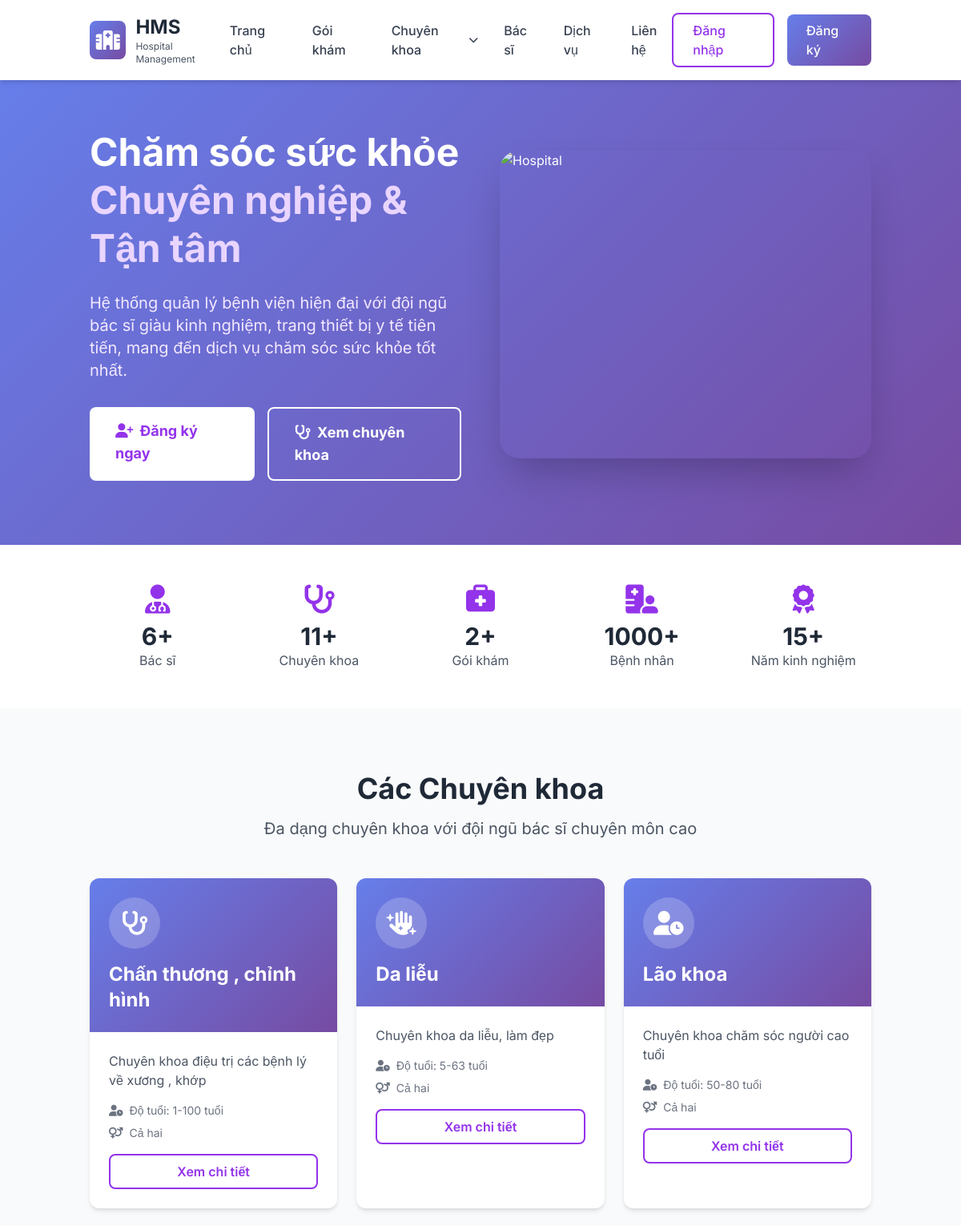
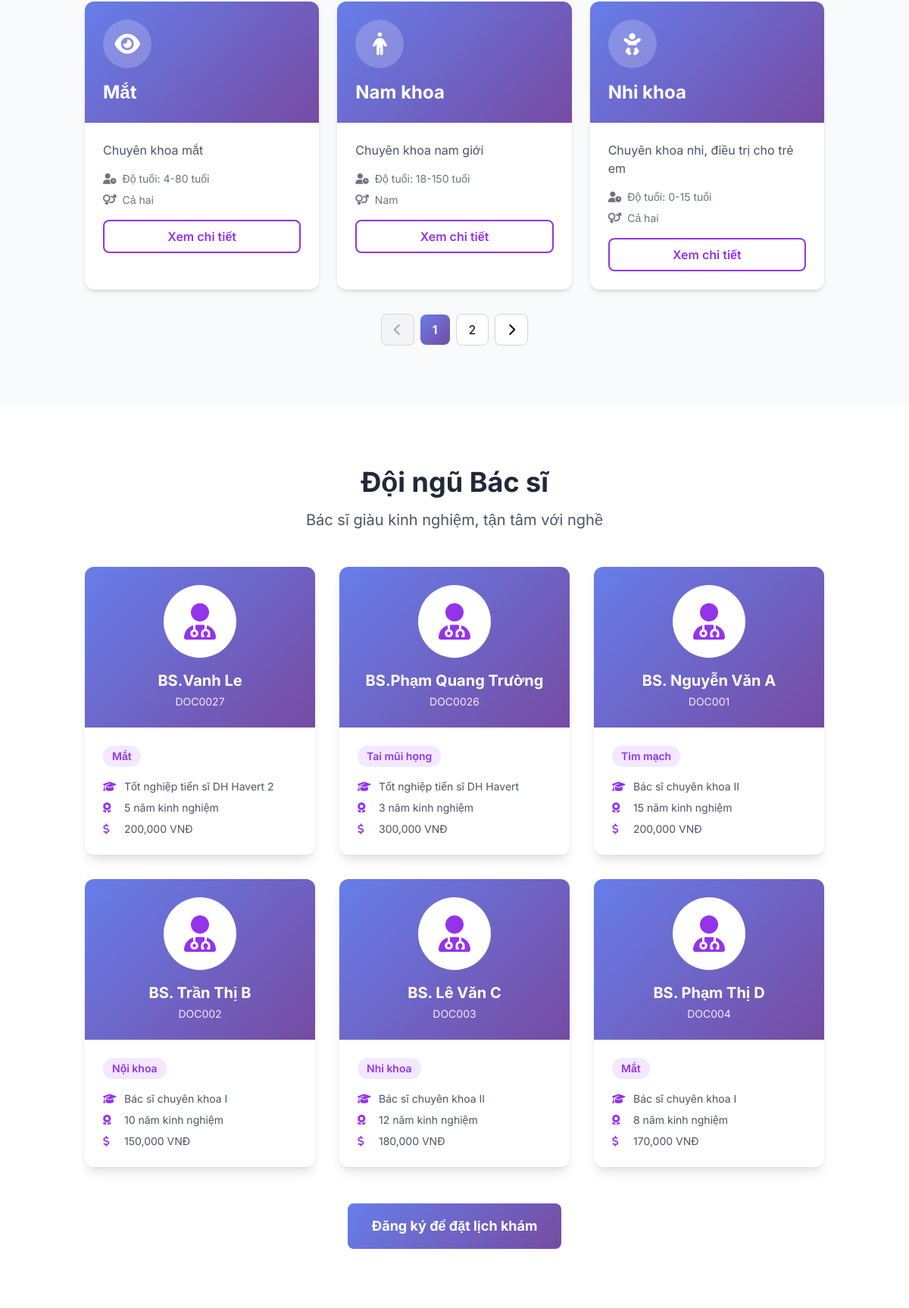
The page / (upper part) on the database its author committed (2 pictures, top to bottom).
### tables this page shows
CREATE TABLE `specializations` (
  `id` int(11) NOT NULL,
  `name` varchar(100) NOT NULL,
  `description` text DEFAULT NULL,
  `min_age` int(11) DEFAULT 0,
  `max_age` int(11) DEFAULT 150,
  `gender_requirement` enum('male','female','both') DEFAULT 'both',
  `icon` varchar(50) DEFAULT 'fa-stethoscope',
  `is_active` tinyint(1) DEFAULT 1,
  `created_at` timestamp NOT NULL DEFAULT current_timestamp(),
  `updated_at` timestamp NOT NULL DEFAULT current_timestamp() ON UPDATE current_timestamp()
);

CREATE TABLE `doctors` (
  `id` int(11) NOT NULL,
  `user_id` int(11) NOT NULL,
  `doctor_code` varchar(20) NOT NULL,
  `specialization_id` int(11) NOT NULL,
  `license_number` varchar(50) NOT NULL,
  `qualification` text DEFAULT NULL,
  `experience_years` int(11) DEFAULT 0,
  `consultation_fee` decimal(10,2) DEFAULT 0.00,
  `available_days` varchar(100) DEFAULT NULL,
  `available_hours` varchar(50) DEFAULT NULL,
  `bio` text DEFAULT NULL,
  `education` text DEFAULT NULL,
  `certifications` text DEFAULT NULL,
  `languages` varchar(255) DEFAULT NULL,
  `rating` decimal(3,2) DEFAULT 0.00,
  `total_patients` int(11) DEFAULT 0,
  `is_available` tinyint(1) DEFAULT 1,
  `created_at` timestamp NOT NULL DEFAULT current_timestamp(),
  `updated_at` timestamp NOT NULL DEFAULT current_timestamp() ON UPDATE current_timestamp()
);

CREATE TABLE `users` (
  `id` int(11) NOT NULL,
  `username` varchar(50) NOT NULL,
  `email` varchar(100) NOT NULL,
  `password` varchar(255) NOT NULL,
  `full_name` varchar(100) NOT NULL,
  `phone` varchar(20) DEFAULT NULL,
  `date_of_birth` date DEFAULT NULL,
  `gender` enum('male','female','other') DEFAULT 'other',
  `address` text DEFAULT NULL,
  `avatar` varchar(255) DEFAULT NULL,
  `role` enum('admin','doctor','patient','staff','receptionist') DEFAULT 'patient',
  `is_active` tinyint(1) DEFAULT 1,
  `created_at` timestamp NOT NULL DEFAULT current_timestamp(),
  `updated_at` timestamp NOT NULL DEFAULT current_timestamp() ON UPDATE current_timestamp()
);

### app/Views/home/index.php (the view, shortened to what the rows shown need)
<section id="home" class="hero-gradient text-white py-20">
    <div class="container mx-auto px-6">
        <div class="grid grid-cols-1 md:grid-cols-2 gap-12 items-center">
            <div>
                <h1 class="text-5xl font-bold mb-6 leading-tight">
                    Chăm sóc sức khỏe<br>
                    <span class="text-purple-200">Chuyên nghiệp & Tận tâm</span>
                </h1>
            </div>
        </div>
    </div>
</section>
<section id="specializations" class="py-20 bg-gray-50">
    <div class="container mx-auto px-6">
        <div class="text-center mb-12">
            <h2 class="text-4xl font-bold text-gray-800 mb-4">Các Chuyên khoa</h2>
        </div>
        <div class="grid grid-cols-1 md:grid-cols-2 lg:grid-cols-3 gap-6 mb-8">
            <?php
            $page = isset($_GET['page']) ? (int)$_GET['page'] : 1;
            $perPage = 6;
            $offset = ($page - 1) * $perPage;
            $pagedSpecs = array_slice($specializations, $offset, $perPage);
            foreach ($pagedSpecs as $spec):
            ?>
            <div class="bg-white rounded-xl shadow-md overflow-hidden card-hover">
                <div class="gradient-bg p-6 text-white">
                    <div class="flex items-center justify-between mb-4">
                        <div class="w-16 h-16 bg-white bg-opacity-20 rounded-full flex items-center justify-center">
                            <i class="fas <?= $spec['icon'] ?> text-3xl"></i>
                        </div>
                    </div>
                    <h3 class="text-2xl font-bold"><?= htmlspecialchars($spec['name']) ?></h3>
                </div>
                <div class="p-6">
                    <p class="text-gray-600 mb-4"><?= htmlspecialchars($spec['description']) ?></p>
                    <div class="flex items-center text-sm text-gray-500 mb-2">
                        <i class="fas fa-user-clock mr-2"></i>
                        Độ tuổi: <?= $spec['min_age'] ?>-<?= $spec['max_age'] ?> tuổi
                    </div>
                    <div class="flex items-center text-sm text-gray-500 mb-4">
                        <i class="fas fa-venus-mars mr-2"></i>
                        <?php
                        $genderLabels = ['both' => 'Cả hai', 'male' => 'Nam', 'female' => 'Nữ'];
                        echo $genderLabels[$spec['gender_requirement']];
                        ?>
                    </div>
                    <a href="<?= APP_URL ?>/specializations/<?= $spec['id'] ?>"
                       class="block w-full text-center px-4 py-2 border-2 border-purple-600 text-purple-600 rounded-lg hover:bg-purple-50 transition font-semibold">
                        Xem chi tiết
                    </a>
                </div>
            </div>
            <?php endforeach; ?>
        </div>
    </div>
</section>
<section id="doctors" class="py-20 bg-white">
    <div class="container mx-auto px-6">
        <div class="text-center mb-12">
            <h2 class="text-4xl font-bold text-gray-800 mb-4">Đội ngũ Bác sĩ</h2>
        </div>
        <div class="grid grid-cols-1 md:grid-cols-2 lg:grid-cols-3 gap-8">
            <?php foreach ($featured_doctors as $doctor): ?>
            <div class="bg-white rounded-xl shadow-lg overflow-hidden card-hover">
                <div class="gradient-bg p-6 text-white text-center">
                    <div class="w-24 h-24 bg-white rounded-full flex items-center justify-center mx-auto mb-4">
                        <i class="fas fa-user-md text-5xl text-purple-600"></i>
                    </div>
                    <h3 class="text-xl font-bold"><?= htmlspecialchars($doctor['full_name']) ?></h3>
                    <p class="text-purple-100 text-sm mt-1"><?= htmlspecialchars($doctor['doctor_code']) ?></p>
                </div>
                <div class="p-6">
                    <div class="mb-4">
                        <span class="inline-block px-3 py-1 bg-purple-100 text-purple-600 rounded-full text-sm font-semibold">
                            <?= htmlspecialchars($doctor['specialization']) ?>
                        </span>
                    </div>
                    <div class="space-y-2 text-sm text-gray-600">
                        <div class="flex items-center">
                            <i class="fas fa-graduation-cap text-purple-600 w-5 mr-2"></i>
                            <?= htmlspecialchars($doctor['qualification']) ?>
                        </div>
                        <div class="flex items-center">
                            <i class="fas fa-award text-purple-600 w-5 mr-2"></i>
                            <?= $doctor['experience_years'] ?> năm kinh nghiệm
                        </div>
                        <div class="flex items-center">
                            <i class="fas fa-dollar-sign text-purple-600 w-5 mr-2"></i>
                            <?= number_format($doctor['consultation_fee']) ?> VNĐ
                        </div>
                    </div>
                </div>
            </div>
            <?php endforeach; ?>
        </div>
    </div>
</section>
<?php
require_once APP_PATH . '/Views/layouts/landing.php';
?>

### rows shown on the page
specializations: name "Chấn thương , chỉnh hình", description "Chuyên khoa điệu trị các bệnh lý về xương , khớp", min_age "1", max_age "100", gender_requirement "Cả hai"
specializations: name "Da liễu", description "Chuyên khoa da liễu, làm đẹp", min_age "5", max_age "63", gender_requirement "Cả hai"
specializations: name "Lão khoa", description "Chuyên khoa chăm sóc người cao tuổi", min_age "50", max_age "80", gender_requirement "Cả hai"
specializations: name "Mắt", description "Chuyên khoa mắt", min_age "4", max_age "80", gender_requirement "Cả hai"
specializations: name "Nam khoa", description "Chuyên khoa nam giới", min_age "18", max_age "150", gender_requirement "Nam"
specializations: name "Nhi khoa", description "Chuyên khoa nhi, điều trị cho trẻ em", min_age "0", max_age "15", gender_requirement "Cả hai"
doctors: user.full_name "BS.Vanh Le", doctor_code "DOC0027", specialization.name "Mắt", qualification "Tốt nghiệp tiến sĩ DH Havert 2", experience_years "5", consultation_fee "200,000"
doctors: user.full_name "BS.Phạm Quang Trường", doctor_code "DOC0026", specialization.name "Tai mũi họng", qualification "Tốt nghiệp tiến sĩ DH Havert", experience_years "3", consultation_fee "300,000"
doctors: user.full_name "BS. Nguyễn Văn A", doctor_code "DOC001", specialization.name "Tim mạch", qualification "Bác sĩ chuyên khoa II", experience_years "15", consultation_fee "200,000"
doctors: user.full_name "BS. Trần Thị B", doctor_code "DOC002", specialization.name "Nội khoa", qualification "Bác sĩ chuyên khoa I", experience_years "10", consultation_fee "150,000"
doctors: user.full_name "BS. Lê Văn C", doctor_code "DOC003", specialization.name "Nhi khoa", qualification "Bác sĩ chuyên khoa II", experience_years "12", consultation_fee "180,000"
doctors: user.full_name "BS. Phạm Thị D", doctor_code "DOC004", specialization.name "Mắt", qualification "Bác sĩ chuyên khoa I", experience_years "8", consultation_fee "170,000"

### other values the page prints
count($featured_doctors) "6"
count($specializations) "11"
$package_count "2"
